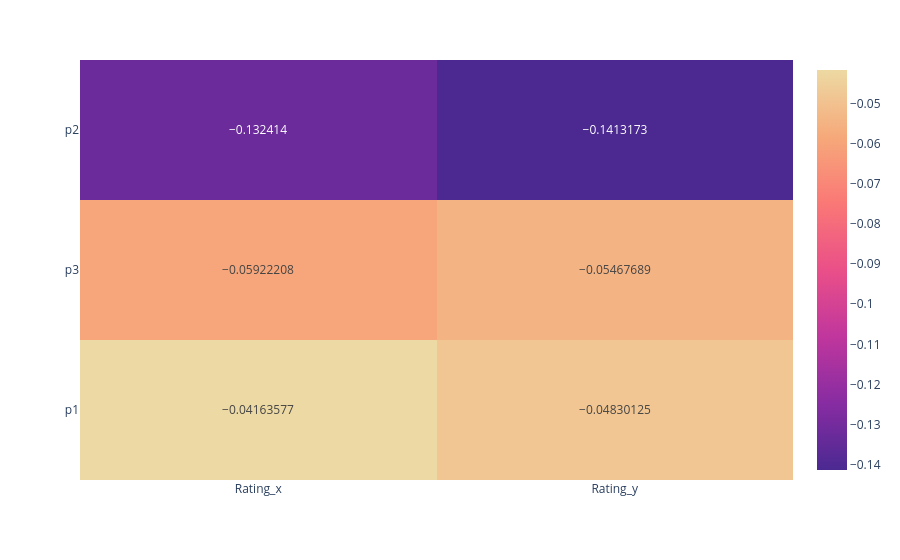

Notebook cell for this chart:
### Code cell
fig_corr

### Figure 1 — Plotly figure (JSON) as saved in the notebook; plotly's stock layout.template omitted (floating-point values rounded to 4 significant figures)
{"data": [{"coloraxis": "coloraxis", "hovertemplate": "x: %{x}<br>y: %{y}<br>color: %{z}<extra></extra>", "name": "0", "texttemplate": "%{z}", "type": "heatmap", "x": ["Rating_x", "Rating_y"], "xaxis": "x", "y": ["p2", "p3", "p1"], "yaxis": "y", "z": [[-0.1324, -0.1413], [-0.05922, -0.05468], [-0.04164, -0.0483]]}], "layout": {"coloraxis": {"colorscale": [[0, "rgb(75, 41, 145)"], [0.1667, "rgb(135, 44, 162)"], [0.3333, "rgb(192, 54, 157)"], [0.5, "rgb(234, 79, 136)"], [0.6667, "rgb(250, 120, 118)"], [0.8333, "rgb(246, 169, 122)"], [1, "rgb(237, 217, 163)"]]}, "margin": {"t": 60}, "xaxis": {"anchor": "y", "domain": [0, 1]}, "yaxis": {"anchor": "x", "autorange": "reversed", "domain": [0, 1]}}}
